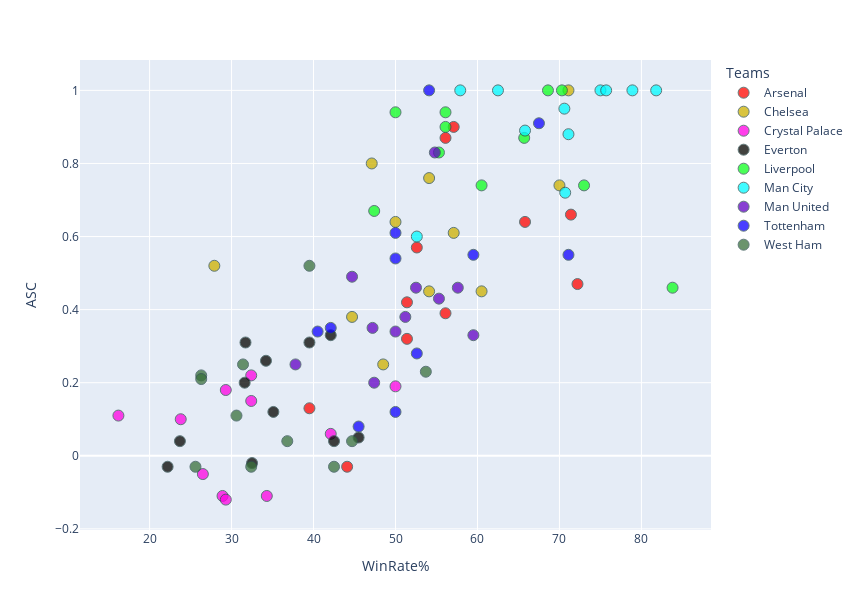

Here is the notebook cell this chart was saved with:
### Code cell
Team_Colours = {
    "Arsenal": "#ff0500",
    "Chelsea": "#cdb100",
    "Crystal Palace": "#FF00E3",
    "Everton": "#040300",
    "Liverpool": "#0eff1f",
    "Man City": "#00FAFF",
    "Man United": "#6100c4",
    "Tottenham": "#0d00ff",
    "West Ham": "#3a713c"
}

fig = px.scatter(EverySeason_Yearly_1424_DF, x="WinRate%", y="ASC", color="Team", title="", opacity=0.75, hover_data=["Year"], color_discrete_map=Team_Colours)
fig.update_traces(textposition="top center", marker=dict(size=11, line=dict(width=1, color="DarkSlateGrey")))
fig.update_layout(height=610, width=860, legend_title="Teams")

fig.show()

### Figure 1 — Plotly figure (JSON) as saved in the notebook; plotly's stock layout.template omitted (floating-point values rounded to 4 significant figures)
{"data": [{"customdata": [[2014], [2015], [2016], [2017], [2018], [2019], [2020], [2021], [2022], [2023], [2024]], "hovertemplate": "Team=Arsenal<br>WinRate%=%{x}<br>ASC=%{y}<br>Year=%{customdata[0]}<extra></extra>", "legendgroup": "Arsenal", "marker": {"color": "#ff0500", "line": {"color": "DarkSlateGrey", "width": 1}, "opacity": 0.75, "size": 11, "symbol": "circle"}, "mode": "markers", "name": "Arsenal", "orientation": "v", "showlegend": true, "textposition": "top center", "type": "scatter", "x": [52.6, 65.8, 51.4, 56.1, 51.4, 39.5, 44.1, 56.1, 71.4, 57.1, 72.2], "xaxis": "x", "y": [0.57, 0.64, 0.42, 0.87, 0.32, 0.13, -0.03, 0.39, 0.66, 0.9, 0.47], "yaxis": "y"}, {"customdata": [[2014], [2015], [2016], [2017], [2018], [2019], [2020], [2021], [2022], [2023], [2024]], "hovertemplate": "Team=Chelsea<br>WinRate%=%{x}<br>ASC=%{y}<br>Year=%{customdata[0]}<extra></extra>", "legendgroup": "Chelsea", "marker": {"color": "#cdb100", "line": {"color": "DarkSlateGrey", "width": 1}, "opacity": 0.75, "size": 11, "symbol": "circle"}, "mode": "markers", "name": "Chelsea", "orientation": "v", "showlegend": true, "textposition": "top center", "type": "scatter", "x": [71.1, 44.7, 60.5, 70.0, 54.1, 50.0, 47.1, 57.1, 48.5, 27.9, 54.1], "xaxis": "x", "y": [1.0, 0.38, 0.45, 0.74, 0.76, 0.64, 0.8, 0.61, 0.25, 0.52, 0.45], "yaxis": "y"}, {"customdata": [[2014], [2015], [2016], [2017], [2018], [2019], [2020], [2021], [2022], [2023], [2024]], "hovertemplate": "Team=Crystal Palace<br>WinRate%=%{x}<br>ASC=%{y}<br>Year=%{customdata[0]}<extra></extra>", "legendgroup": "Crystal Palace", "marker": {"color": "#FF00E3", "line": {"color": "DarkSlateGrey", "width": 1}, "opacity": 0.75, "size": 11, "symbol": "circle"}, "mode": "markers", "name": "Crystal Palace", "orientation": "v", "showlegend": true, "textposition": "top center", "type": "scatter", "x": [28.9, 50.0, 16.2, 29.3, 32.4, 42.1, 26.5, 29.3, 34.3, 23.8, 32.4], "xaxis": "x", "y": [-0.11, 0.19, 0.11, 0.18, 0.22, 0.06, -0.05, -0.12, -0.11, 0.1, 0.15], "yaxis": "y"}, {"customdata": [[2014], [2015], [2016], [2017], [2018], [2019], [2020], [2021], [2022], [2023], [2024]], "hovertemplate": "Team=Everton<br>WinRate%=%{x}<br>ASC=%{y}<br>Year=%{customdata[0]}<extra></extra>", "legendgroup": "Everton", "marker": {"color": "#040300", "line": {"color": "DarkSlateGrey", "width": 1}, "opacity": 0.75, "size": 11, "symbol": "circle"}, "mode": "markers", "name": "Everton", "orientation": "v", "showlegend": true, "textposition": "top center", "type": "scatter", "x": [42.1, 34.2, 31.6, 42.5, 35.1, 39.5, 45.5, 32.5, 23.7, 31.7, 22.2], "xaxis": "x", "y": [0.33, 0.26, 0.2, 0.04, 0.12, 0.31, 0.05, -0.02, 0.04, 0.31, -0.03], "yaxis": "y"}, {"customdata": [[2014], [2015], [2016], [2017], [2018], [2019], [2020], [2021], [2022], [2023], [2024]], "hovertemplate": "Team=Liverpool<br>WinRate%=%{x}<br>ASC=%{y}<br>Year=%{customdata[0]}<extra></extra>", "legendgroup": "Liverpool", "marker": {"color": "#0eff1f", "line": {"color": "DarkSlateGrey", "width": 1}, "opacity": 0.75, "size": 11, "symbol": "circle"}, "mode": "markers", "name": "Liverpool", "orientation": "v", "showlegend": true, "textposition": "top center", "type": "scatter", "x": [60.5, 47.4, 55.3, 50.0, 73.0, 83.8, 65.7, 56.1, 68.6, 56.1, 70.3], "xaxis": "x", "y": [0.74, 0.67, 0.83, 0.94, 0.74, 0.46, 0.87, 0.9, 1.0, 0.94, 1.0], "yaxis": "y"}, {"customdata": [[2014], [2015], [2016], [2017], [2018], [2019], [2020], [2021], [2022], [2023], [2024]], "hovertemplate": "Team=Man City<br>WinRate%=%{x}<br>ASC=%{y}<br>Year=%{customdata[0]}<extra></extra>", "legendgroup": "Man City", "marker": {"color": "#00FAFF", "line": {"color": "DarkSlateGrey", "width": 1}, "opacity": 0.75, "size": 11, "symbol": "circle"}, "mode": "markers", "name": "Man City", "orientation": "v", "showlegend": true, "textposition": "top center", "type": "scatter", "x": [71.1, 57.9, 52.6, 75.0, 75.7, 78.9, 62.5, 81.8, 70.6, 70.7, 65.8], "xaxis": "x", "y": [0.88, 1.0, 0.6, 1.0, 1.0, 1.0, 1.0, 1.0, 0.95, 0.72, 0.89], "yaxis": "y"}, {"customdata": [[2014], [2015], [2016], [2017], [2018], [2019], [2020], [2021], [2022], [2023], [2024]], "hovertemplate": "Team=Man United<br>WinRate%=%{x}<br>ASC=%{y}<br>Year=%{customdata[0]}<extra></extra>", "legendgroup": "Man United", "marker": {"color": "#6100c4", "line": {"color": "DarkSlateGrey", "width": 1}, "opacity": 0.75, "size": 11, "symbol": "circle"}, "mode": "markers", "name": "Man United", "orientation": "v", "showlegend": true, "textposition": "top center", "type": "scatter", "x": [50.0, 47.4, 55.3, 52.5, 59.5, 44.7, 57.6, 51.2, 47.2, 54.8, 37.8], "xaxis": "x", "y": [0.34, 0.2, 0.43, 0.46, 0.33, 0.49, 0.46, 0.38, 0.35, 0.83, 0.25], "yaxis": "y"}, {"customdata": [[2014], [2015], [2016], [2017], [2018], [2019], [2020], [2021], [2022], [2023], [2024]], "hovertemplate": "Team=Tottenham<br>WinRate%=%{x}<br>ASC=%{y}<br>Year=%{customdata[0]}<extra></extra>", "legendgroup": "Tottenham", "marker": {"color": "#0d00ff", "line": {"color": "DarkSlateGrey", "width": 1}, "opacity": 0.75, "size": 11, "symbol": "circle"}, "mode": "markers", "name": "Tottenham", "orientation": "v", "showlegend": true, "textposition": "top center", "type": "scatter", "x": [52.6, 50.0, 54.1, 67.5, 71.1, 42.1, 45.5, 50.0, 59.5, 50.0, 40.5], "xaxis": "x", "y": [0.28, 0.54, 1.0, 0.91, 0.55, 0.35, 0.08, 0.12, 0.55, 0.61, 0.34], "yaxis": "y"}, {"customdata": [[2014], [2015], [2016], [2017], [2018], [2019], [2020], [2021], [2022], [2023], [2024]], "hovertemplate": "Team=West Ham<br>WinRate%=%{x}<br>ASC=%{y}<br>Year=%{customdata[0]}<extra></extra>", "legendgroup": "West Ham", "marker": {"color": "#3a713c", "line": {"color": "DarkSlateGrey", "width": 1}, "opacity": 0.75, "size": 11, "symbol": "circle"}, "mode": "markers", "name": "West Ham", "orientation": "v", "showlegend": true, "textposition": "top center", "type": "scatter", "x": [44.7, 26.3, 39.5, 25.6, 36.8, 32.4, 31.4, 53.7, 30.6, 42.5, 26.3], "xaxis": "x", "y": [0.04, 0.22, 0.52, -0.03, 0.04, -0.03, 0.25, 0.23, 0.11, -0.03, 0.21], "yaxis": "y"}], "layout": {"height": 610, "legend": {"title": {"text": "Teams"}, "tracegroupgap": 0}, "margin": {"t": 60}, "width": 860, "xaxis": {"anchor": "y", "domain": [0, 1], "title": {"text": "WinRate%"}}, "yaxis": {"anchor": "x", "domain": [0, 1], "title": {"text": "ASC"}}}}
